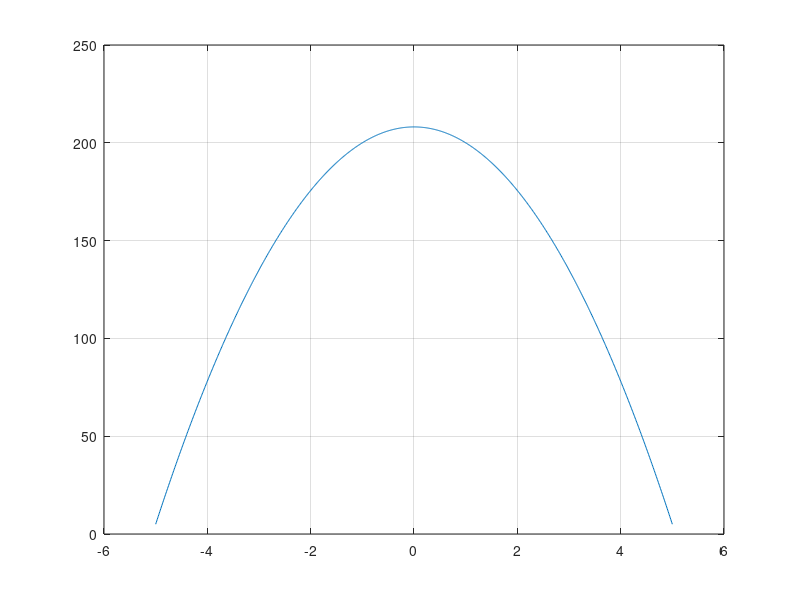

Write the MATLAB code that produced this figure.
%% plane wall with heat genraltion 
l=input('enter the lenght of wall: ');
qdot=390;
k=24;
ht=qdot/(2*k);
to=input('enter the outside temperature: ');
lx=-l:0.01:l;
t=zeros(0,length(lx));
%%
for i=1:length(lx)
    t(i)= (ht*((l^2)-(lx(i)^2)))+to;
    i=i+1;
end
%%
plot(lx,t)
grid on
axis on
